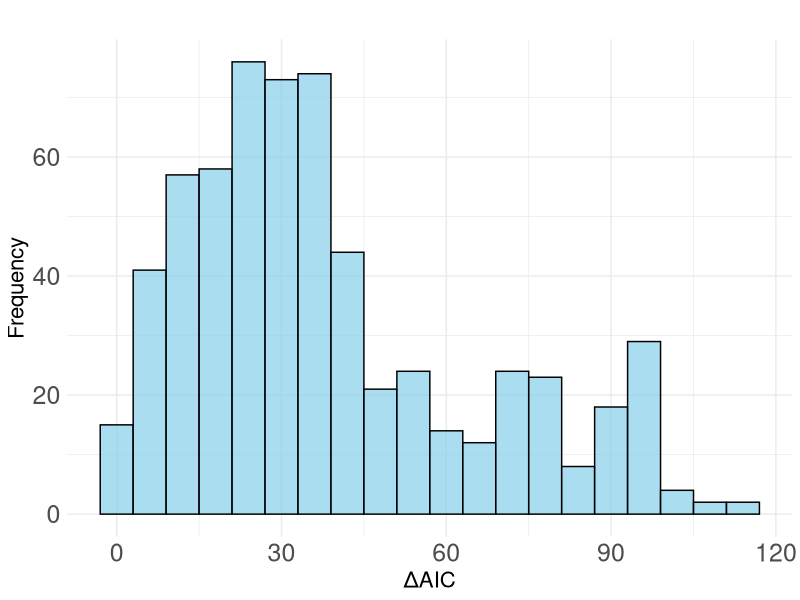

Here is the R script that generated this plot:
# Check how different the values are for yes vs no of a categorical cov
# Monolix gives the beta value for that parameter, so you have to obtain  
# the value for the other group.  

#Load packages and set working directory
library(readr)
library(ggplot2)
library(dplyr)
library(readxl)
library(gridExtra)

setwd("/Users/ejm6007/Desktop/NLME/B2AcReLogit50")

#Load files 
#Prm values
B2AcReAll<-read_csv("B2AcReLogit50AllTotal.csv")

# Check for entries with the first character as 0
Runs<-B2AcReAll$Run
result <- sapply(Runs, function(x) substr(x, 1, 1) == "0")

x<-which(result==FALSE)

R2AcReAllResults<-B2AcReAll[x, ]

ID<-unique(R2AcReAllResults$Run)

length(ID)

AIC<-c()
for ( i in 1:length(ID)){
  x<-which(R2AcReAllResults$Run==ID[i])
  current<-R2AcReAllResults[x, ]
  AIC[i]=current$AIC[1]
}

DeltaAIC<-AIC-min(AIC)

ggplot(data = data.frame(DeltaAIC), aes(x = DeltaAIC)) +
  geom_histogram(binwidth = 6, fill = "skyblue", color = "black", alpha = 0.7) +
  labs(title = "",
       x = "ΔAIC",
       y = "Frequency") +
  theme_minimal()+
  theme(axis.text = element_text(size = 18),   # Adjust the size of axis text
        axis.title = element_text(size = 16),  # Adjust the size of axis titles
        plot.title = element_text(size = 18))  # Adjust the size of plot title

